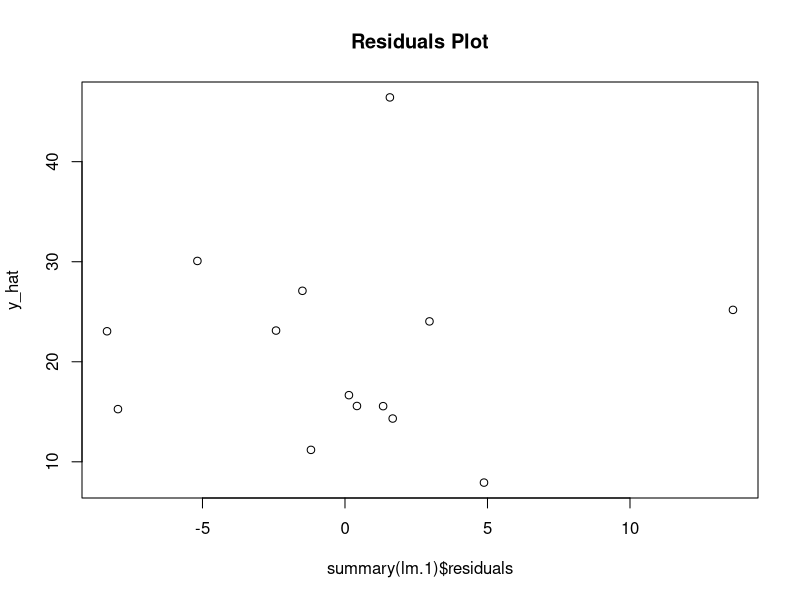

Generate this figure with R:
# Andrey Risukhin, HW Lect 15-2

dat <- matrix(nrow = 14, ncol = 3)
dat[,2] <- c(8.9, 36.6, 36.8, 6.1, 6.9, 6.9, 7.3, 
           8.4, 6.5, 8.0, 4.5, 9.9, 2.9, 2.0) # Depth
dat[,3] <- c(31.5, 27.0, 25.9, 39.1, 39.2, 38.3,
             33.9, 33.8, 27.9, 33.1, 26.3, 37.0,
             34.6, 36.4) # Content
dat[,1] <- c(14.7, 48.0, 25.6, 10.0, 16.0, 
              16.8, 20.7, 38.8, 16.9, 27.0, 
              16.0, 24.9, 7.3, 12.8) # Strength
# a) Perform regression to predict strength from:
#     depth
#     content
#     depth ^ 2
#     content ^ 2
#     depth * content

y <- dat[, 1]
x1 <- dat[,2]
x2 <- dat[,3]
x3 <- x1 ^ 2
x4 <- x2 ^ 2
x5 <- x1 * x2

lm.1 <- lm(y ~ x1 + x2 + x3 + x4 + x5)
summary(lm.1)$coefficients

  # (Intercept) -140.22976413 
  # x1           -16.47520736   
  # x2            12.82710366 
  # x3             0.09555181 
  # x4            -0.24339330  
  # x5             0.49863532

# b) Interpretation is convoluted because of so 
  #   many variables. It's not useful. 

# c) Compute R^2, explain goodness-of-fit.
summary(lm.1)$r.squared # 75.61% of the variability 
  # in strength is accounted for by the model lm.1.

# d) Compute s_e, explain.
summary(lm.1)$sigma # Each observed value for 
  # strength typically differs by 7.02 from the prediction.

# f) Perform regression for x1, x2 only.
lm.2 <- lm(y ~ x1 + x2)

# g) Compute R^2, explain goodness of fit.
summary(lm.2)$r.squared # 44.70% of the variability 
  # in strength is accounted for by the model lm.2.

# h) Compare R^2 values. 
  # The coefficient of determination suggests the first
  # model explains more of the variability in strength.
  # However, I am suspicious of its complex relationship,
  # which makes me suspect it is a poor predictor.

# i) Compute s_e, compare to previous.
summary(lm.2)$sigma # The typical error for each predicted
  # data point is greater than before, 9.02. The new model
  # fits the data less well, but I suspect it describes the 
  # relationship better; it is more likely to follow the 
  # general trend of the data. 























# e) Examine residuals plot.
y_hat <- lm.1$fitted.values
plot(summary(lm.1)$residuals, y_hat, main = "Residuals Plot")


lm.1 <- lm(y ~ x1)
lm.2 <- lm(y ~ x2)
lm.3 <- lm(y ~ x3)
lm.4 <- lm(y ~ x4)
lm.5 <- lm(y ~ x5)

# b) Interpret coefficients. 

summary(lm.1)$coefficients # An increase of one unit 
  # depth results in an increase of 0.6676621 unit 
  # strength. When depth is zero, strength is 13.87.
summary(lm.2)$coefficients # An increase of one unit 
# content results in a decrease of 0.9199238 unit 
# strength. When content is zero, strength is 51.59.
summary(lm.3)$coefficients # An increase of one unit 
# depth^2 results in an increase of 0.0145 unit 
# strength. When depth^2 is zero, strength is 17.71.
summary(lm.4)$coefficients # An increase of one unit 
# content^2 results in a decrease of 0.0143 unit 
# strength. When content^2 is zero, strength is 37.16.
summary(lm.5)$coefficients # This is an interaction term.
# Interpretation is meaningless. For an increase of one
# unit depth * content, strength increases 0.0273 units. 
# When depth * content = 0, strength is 12.077.

